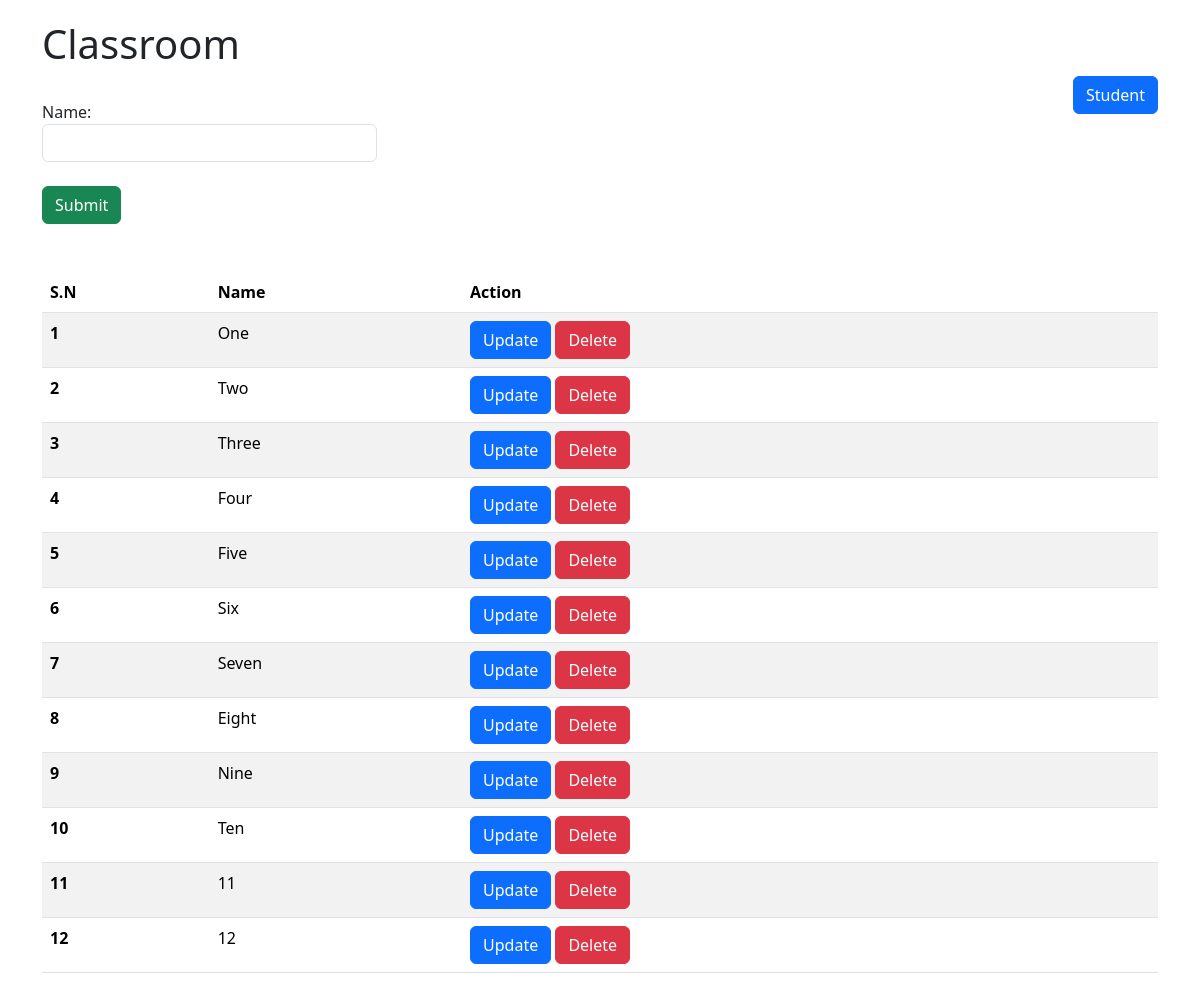
/, run on an earlier commit of the app's database.
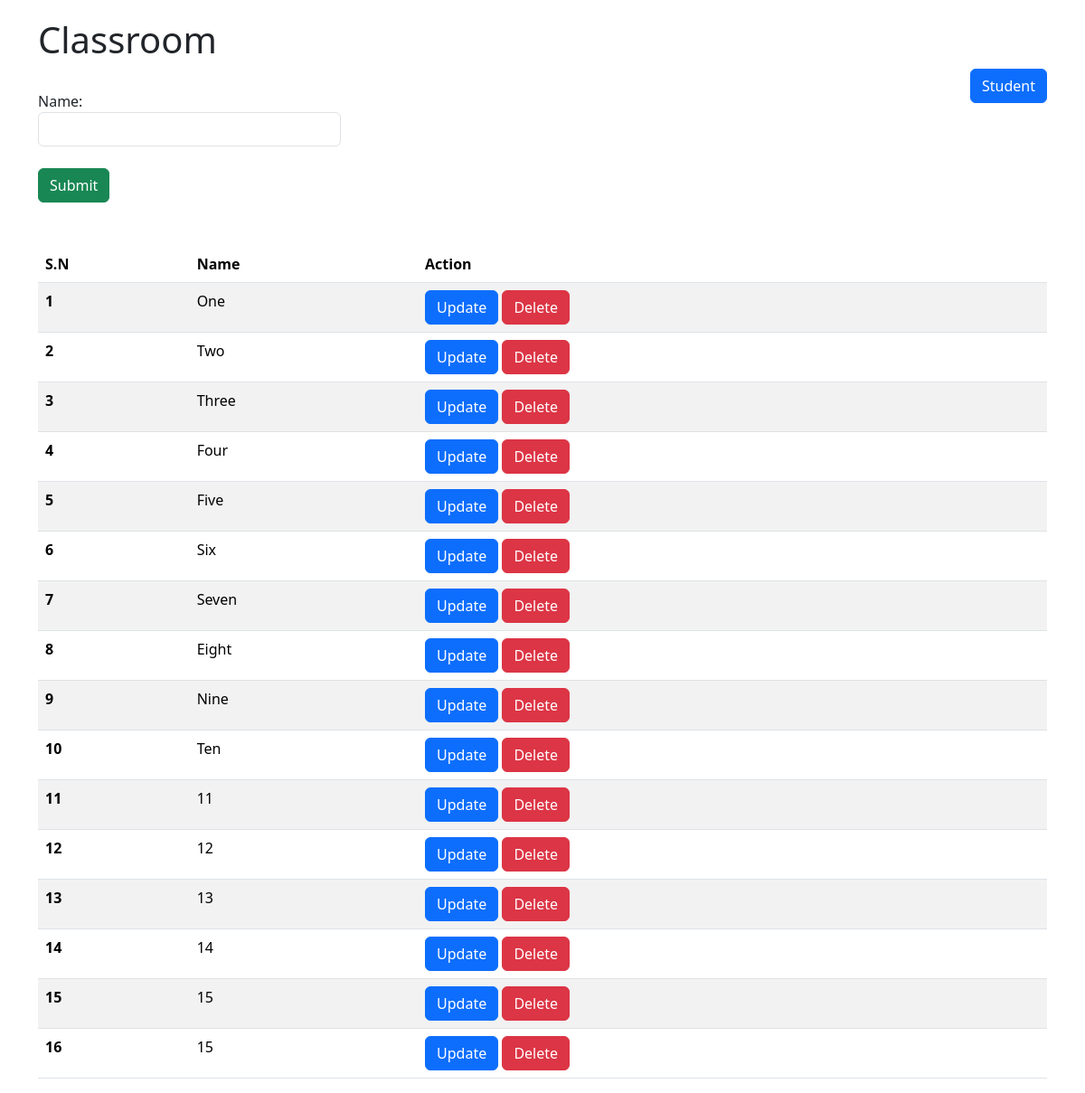
And on a later commit of the database.
### CRUD/models.py (models this page shows, shortened)
class ClassRoom(models.Model):
    name = models.CharField(max_length=20)

### CRUD/views.py (the view)
# urls.py: path("", crud_classroom, name = "crud_classroom")
def crud_classroom(request):
    if request.method == "POST":
        print(request.POST)
        name = request.POST.get('name')
        ClassRoom.objects.create(name=name)
        return redirect('crud_classroom')
    classrooms = ClassRoom.objects.all()
    return render(request, template_name='CRUD/classroom.html', context ={"classrooms" : classrooms,
                                                                          "title" : "Classrooms" })

### CRUD/templates/CRUD/classroom.html (shortened to what this page needs)
{% extends 'CRUD/base.html' %}
{% block content %}
<h1>Classroom</h1>
<a style = "float: right" class="btn btn-primary" href = "{% url 'crud_student' %}">Student</a>
<br>
<form method = "post" action="{% url 'crud_classroom' %}">
    <label>Name:</label>
    <input type = "text" style= "width:30%" class = "form-control" name = "name">
    <br>
    <button class="btn btn-success" type="submit">Submit</button>
</form><br><br>
<table class="table table-striped table-hover">
    <thead>
      <tr>
        <th scope="col">S.N</th>
        <th scope="col">Name</th>
        <th scope="col">Action</th>
      </tr>
    </thead>
    <tbody>
        {% for classroom in classrooms %}
      <tr>
        <th scope="row">{{forloop.counter}}</th>
        <td>{{classroom.name}}</td>
        <td>
          <a class="btn btn-primary" href= "{% url 'classroom_update' classroom.id %}">Update</a>
          <a class="btn btn-danger" href = "{% url 'classroom_delete' classroom.id %}">Delete</a>
        </td>
        {% endfor %}
      </tr>
    </tbody>
  </table>
{% endblock %}

What changed in the data, as far as the page shows it:
added ClassRoom: name "13"
added ClassRoom: name "14"
added ClassRoom: name "15"
added ClassRoom: name "15"
